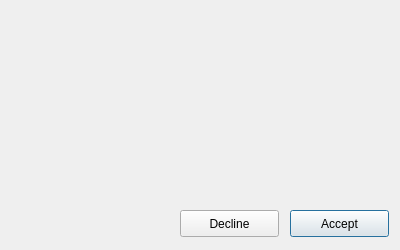
<?xml version="1.0" encoding="UTF-8"?>
<ui version="4.0">
 <class>Request</class>
 <widget class="QDialog" name="Request">
  <property name="geometry">
   <rect>
    <x>0</x>
    <y>0</y>
    <width>400</width>
    <height>250</height>
   </rect>
  </property>
  <property name="sizePolicy">
   <sizepolicy hsizetype="Fixed" vsizetype="Fixed">
    <horstretch>0</horstretch>
    <verstretch>0</verstretch>
   </sizepolicy>
  </property>
  <property name="minimumSize">
   <size>
    <width>400</width>
    <height>250</height>
   </size>
  </property>
  <property name="maximumSize">
   <size>
    <width>400</width>
    <height>250</height>
   </size>
  </property>
  <property name="windowTitle">
   <string>New Request</string>
  </property>
  <property name="toolTipDuration">
   <number>0</number>
  </property>
  <widget class="QLabel" name="request_label">
   <property name="geometry">
    <rect>
     <x>20</x>
     <y>20</y>
     <width>361</width>
     <height>141</height>
    </rect>
   </property>
   <property name="font">
    <font>
     <pointsize>14</pointsize>
    </font>
   </property>
   <property name="text">
    <string/>
   </property>
   <property name="alignment">
    <set>Qt::AlignLeading|Qt::AlignLeft|Qt::AlignTop</set>
   </property>
  </widget>
  <widget class="QPushButton" name="button_Accept">
   <property name="geometry">
    <rect>
     <x>290</x>
     <y>210</y>
     <width>99</width>
     <height>27</height>
    </rect>
   </property>
   <property name="toolTipDuration">
    <number>-1</number>
   </property>
   <property name="text">
    <string>Accept</string>
   </property>
  </widget>
  <widget class="QPushButton" name="button_Decline">
   <property name="geometry">
    <rect>
     <x>180</x>
     <y>210</y>
     <width>99</width>
     <height>27</height>
    </rect>
   </property>
   <property name="text">
    <string>Decline</string>
   </property>
  </widget>
 </widget>
 <resources/>
 <connections/>
</ui>
